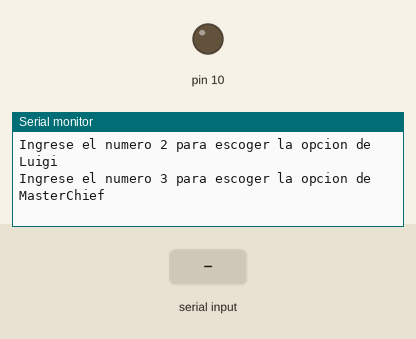
Simulated run of this sketch. Board: Arduino Uno, built with avr-gcc and run on an emulated ATmega328P. Shown: output pins drawn as LEDs (lit = HIGH), the last lines printed to the serial monitor. Inputs (shaded band) come from the test bench. Storage starts empty.

Above: at 1.3 s.
1.4 s: "1" received over Serial
At 2.5 s:
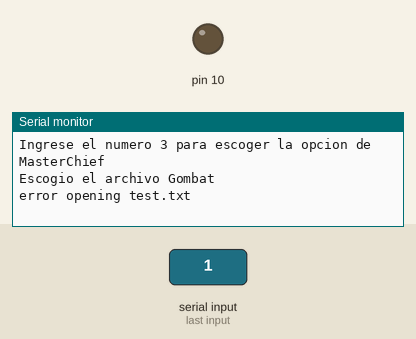
2.9 s: "2" received over Serial
At 3.6 s:
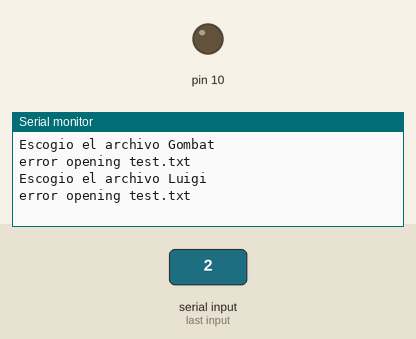
4.4 s: "3" received over Serial
At 5.0 s:
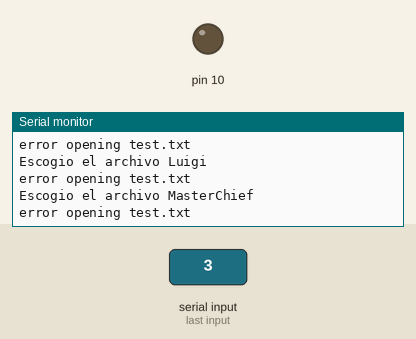

The sketch:

Laboratorio7.ino
```cpp
#include <SPI.h>
#include <SD.h>

File myFile;
File root;

void setup()
{
  // Open serial communications and wait for port to open:
  Serial.begin(9600);
  SPI.setModule(0);
  while (!Serial) {
    ; // wait for serial port to connect. Needed for Leonardo only
  }


  Serial.print("Initializing SD card...");
  // On the Ethernet Shield, CS is pin 4. It's set as an output by default.
  // Note that even if it's not used as the CS pin, the hardware SS pin
  // (10 on most Arduino boards, 53 on the Mega) must be left as an output
  // or the SD library functions will not work.
  pinMode(10, OUTPUT);

  if (!SD.begin(4)) {
    Serial.println("initialization failed!");
    return;
  }
  Serial.println("initialization done.");

  root = SD.open("/");
  printDirectory(root, 0);
  Serial.println("done!");


  Serial.println("Ingrese el numero 1 para escoger la opcion de Gombat");
  Serial.println("Ingrese el numero 2 para escoger la opcion de Luigi");
  Serial.println("Ingrese el numero 3 para escoger la opcion de MasterChief");

}

char mostrar = 0;
int archivo, opcion;

void loop()
{
  if (Serial.available() > 0) {
    mostrar = 1;
    archivo = Serial.read();
    if (archivo == '1') {
      Serial.println("Escogio el archivo Gombat");
      opcion = 1;
    } else if (archivo == '2') {
      Serial.println("Escogio el archivo Luigi");
      opcion = 2;
    } else if (archivo == '3') {
      Serial.println("Escogio el archivo MasterChief");
      opcion = 3;
    } else {
      Serial.println("No ingreso ninguna opcion correcta");
      //mostrar = 0;
      opcion = 4;

    }

  }
  if (mostrar == 1) {
    switch (opcion) {
      case 1:
        mostrar_gombat();
        break;
      case 2:
        mostrar_luigi();
        break;
      case 3:
        mostrar_master();
        break;
      case 4:
        Serial.println("Por favor ingrese una opcion valida");
        break;
    }
    mostrar = 0;
    Serial.end();
    delay(1000);
    Serial.begin(9600);

  }

}

void printDirectory(File dir, int numTabs) {
  while (true) {

    File entry =  dir.openNextFile();
    if (! entry) {
      // no more files
      break;
    }
    for (uint8_t i = 0; i < numTabs; i++) {
      Serial.print('\t');
    }
    Serial.print(entry.name());
    if (entry.isDirectory()) {
      Serial.println("/");
      printDirectory(entry, numTabs + 1);
    } else {
      // files have sizes, directories do not
      Serial.print("\t\t");
      Serial.println(entry.size(), DEC);
    }
    entry.close();
  }
}

void mostrar_gombat() {
  myFile = SD.open("GOMBAT.txt");
  if (myFile) {
    Serial.println("GOMBAT.txt:");

    // read from the file until there's nothing else in it:
    while (myFile.available()) {
      Serial.write(myFile.read());
    }
    // close the file:
    myFile.close();
  } else {
    // if the file didn't open, print an error:
    Serial.println("error opening test.txt");
  }
}

void mostrar_luigi() {
  myFile = SD.open("LUIGI.txt");
  if (myFile) {
    Serial.println("LUIGI.txt:");

    // read from the file until there's nothing else in it:
    while (myFile.available()) {
      Serial.write(myFile.read());
    }
    // close the file:
    myFile.close();
  } else {
    // if the file didn't open, print an error:
    Serial.println("error opening test.txt");
  }
}
void mostrar_master() {
  myFile = SD.open("MASTER.txt");
  if (myFile) {
    Serial.println("MASTER.txt:");

    // read from the file until there's nothing else in it:
    while (myFile.available()) {
      Serial.write(myFile.read());
    }
    // close the file:
    myFile.close();
  } else {
    // if the file didn't open, print an error:
    Serial.println("error opening test.txt");
  }
}
```

Measured:
- after the input at 1.4 s, the serial monitor: prints a new line at once (image 1)
- after the input at 2.9 s, the serial monitor: prints a new line at once (image 2)
- after the input at 4.4 s, the serial monitor: prints a new line at once (image 3)
